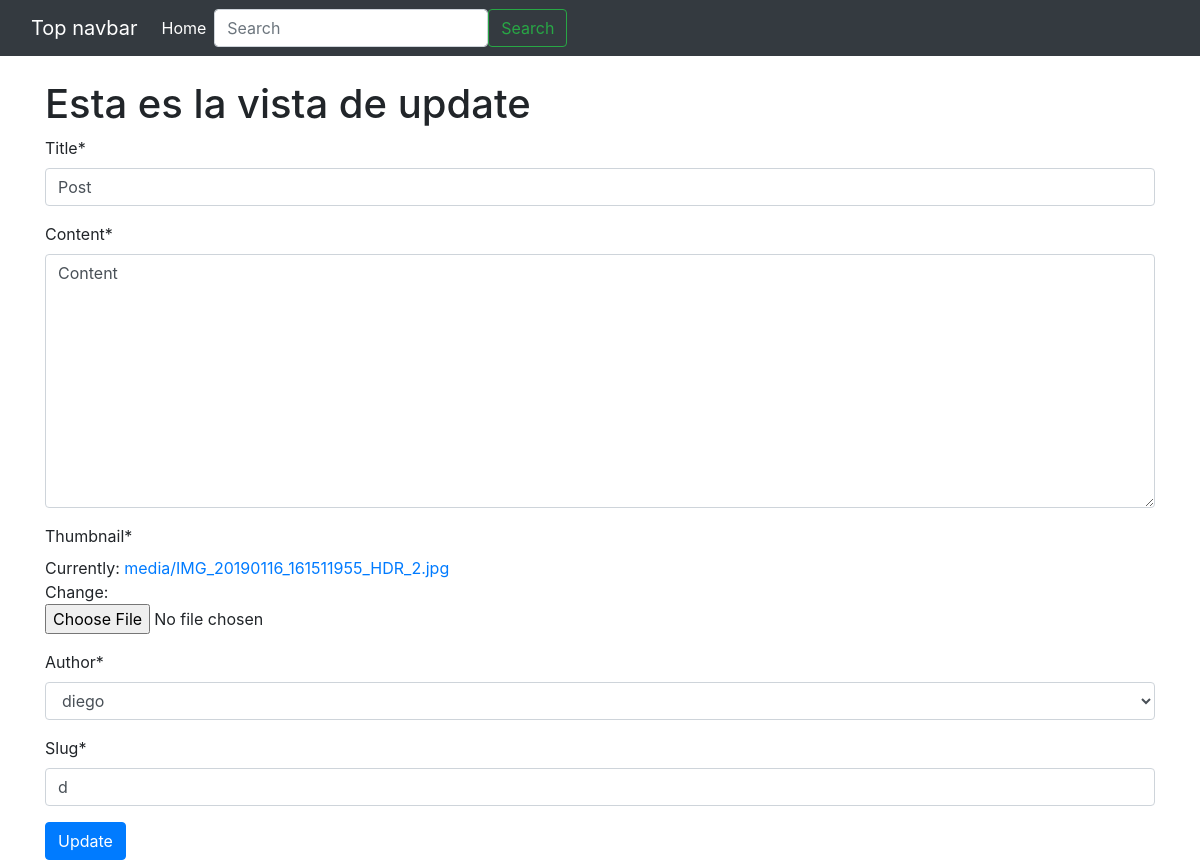
The page /d/update on the database its author committed.
### posts/models.py (models this page shows, shortened)
class Post(models.Model):
    title = models.CharField(max_length=100)
    content = models.TextField()
    thumbnail = models.ImageField(upload_to='media/')
    publish_date = models.DateTimeField(auto_now_add=True)
    last_updated = models.DateTimeField(auto_now=True)
    author = models.ForeignKey(User, on_delete=models.CASCADE)
    slug = models.SlugField()

### posts/views.py (the view)
# urls.py: path('<slug>/update', PostUpdateView.as_view(), name='update'),
class PostUpdateView(UpdateView):
    form_class = PostForm
    model = Post
    success_url = '/'
    def get_context_data(self, **kwargs):
        context = super().get_context_data(**kwargs)
        context.update({
            'view_type': 'update'
        })
        return context

### posts/forms.py
class PostForm(forms.ModelForm):
    class Meta:
        model = Post
        fields = ('__all__')

### posts/models.py (called while the page is built)
    def __str__(self):
        return self.username

### templates/posts/post_form.html
{% extends 'base.html' %}{% load crispy_forms_tags %} {% block content %}
<div class="container">
  <h1>Esta es la vista de {{view_type}}</h1>
  <form method="POST" enctype="multipart-form-data">
    {% csrf_token %} {{ form|crispy }}
    <button class="btn btn-primary" type="submit">{{ view_type|title }}</button>
  </form>
</div>
{% endblock content %}

### rows shown on the page
Post: title "Post", content "Content", author "diego", slug "d"

### other values the page prints
{{ view_type }} "update"
{{ view_type|title }} "Update"
